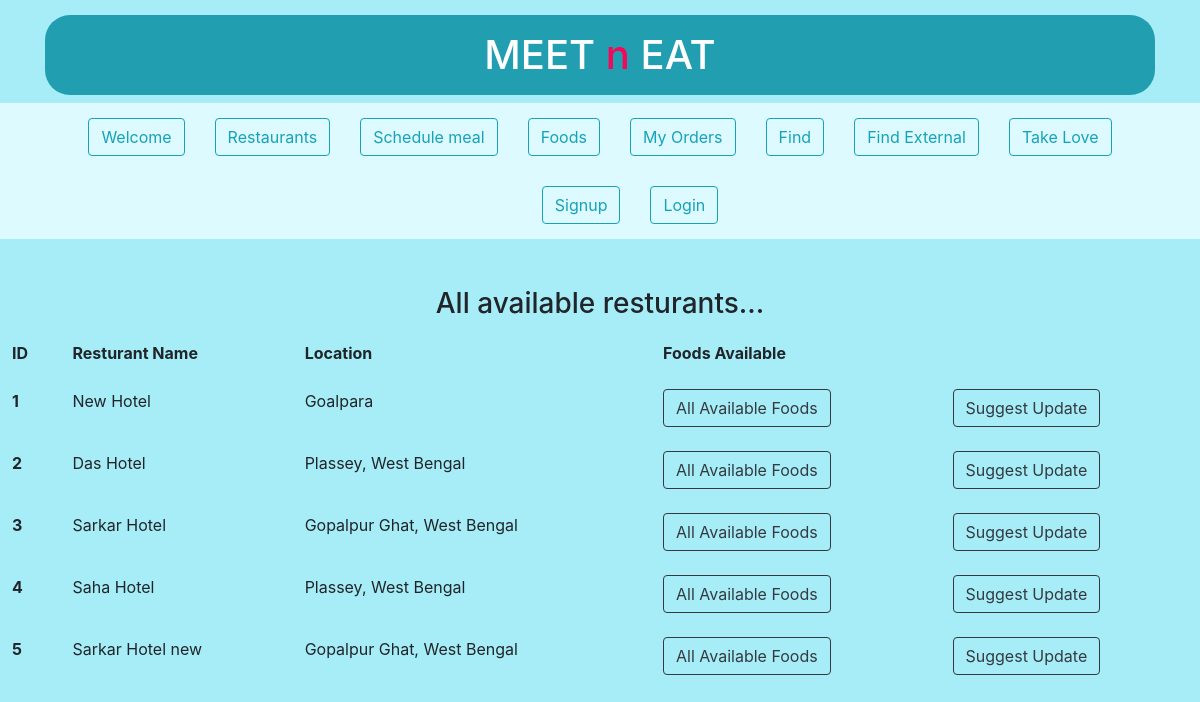
/resturants, run on the app's committed database.
### app.py (models this page shows, shortened)
class rstrnt(db.Model):
    id = db.Column(db.Integer, primary_key=True)
    rstrnt_name = db.Column(db.String(20), unique=True, nullable=False)
    rstrnt_loct = db.Column(db.String(40), unique=False, nullable=False)

### app.py (the view)
@app.route("/resturants")
def all_resturants():
    scheduling = False
    show_rstrnt = rstrnt.query.all()
    return render_template('all_resturants.html', rstrnt=show_rstrnt, scheduling = scheduling)

### templates/all_resturants.html (shortened to what this page needs)
{% extends 'base.html' %}
  {% block ttl2bd %}
  <br>
    {% if scheduling %}
    <h3 class="text-center container"> Choose a restaurant...</h3>
    {% else %}
    <h3 class="text-center container"> All available resturants...</h3>
    {% endif %}
    <div>
        <table class="table table-borderless">
            <thead>
                <tr>
                  <th scope="col">ID</th>
                  <th scope="col">Resturant Name</th>
                  <th scope="col">Location</th>
                  <th scope="col">Foods Available</th>
                  <th scope="col">   </th>
                </tr>
              </thead>
              <tbody>
                  {% for i in rstrnt %}
                  <tr>
                      <th scope="row">{{loop.index}}</th>
                      <td>{{i.rstrnt_name}}</td>
                      <td>
                        {{(i.rstrnt_loct).replace('+', " ")}}
                      </td>
                      <td><a href="/resturants/foods/{{i.id}}" type="button" class="btn btn-outline-dark">All Available Foods</button>
                      </td>
                      <td>
                        {% if session['is_admin'] %}
                          <a href="/update/{{i.id}}" type="button" class="btn btn-outline-dark">Update</button>
                          <a href="/delete/{{i.id}}" type="button" class="btn btn-outline-dark">Delete</button>
                        {% else %}
                            <a href="/suggest/update/{{i.id}}" type="button" class="btn btn-outline-dark">Suggest Update</button>
                        {% endif %}
                          </td>
                    </tr>
                    {% endfor %}
              </tbody>
        </table>
    </div>
  {% endblock ttl2bd %}

### data on the page
rstrnt: rstrnt_name "New Hotel", rstrnt_loct "Goalpara"
rstrnt: rstrnt_name "Das Hotel", rstrnt_loct "Plassey, West Bengal"
rstrnt: rstrnt_name "Sarkar Hotel", rstrnt_loct "Gopalpur Ghat, West Bengal"
rstrnt: rstrnt_name "Saha Hotel", rstrnt_loct "Plassey, West Bengal"
rstrnt: rstrnt_name "Sarkar Hotel new", rstrnt_loct "Gopalpur Ghat, West Bengal"
